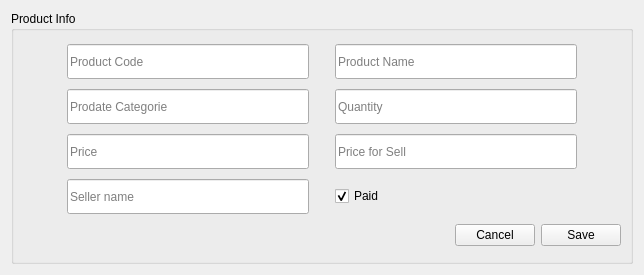
<?xml version="1.0" encoding="UTF-8"?>
<ui version="4.0">
 <class>Frame</class>
 <widget class="QFrame" name="Frame">
  <property name="geometry">
   <rect>
    <x>0</x>
    <y>0</y>
    <width>644</width>
    <height>275</height>
   </rect>
  </property>
  <property name="minimumSize">
   <size>
    <width>635</width>
    <height>275</height>
   </size>
  </property>
  <property name="maximumSize">
   <size>
    <width>650</width>
    <height>275</height>
   </size>
  </property>
  <property name="windowTitle">
   <string>Frame</string>
  </property>
  <layout class="QVBoxLayout" name="verticalLayout">
   <item>
    <widget class="QGroupBox" name="groupBox">
     <property name="title">
      <string>Product Info </string>
     </property>
     <layout class="QVBoxLayout" name="verticalLayout_3">
      <item>
       <layout class="QGridLayout" name="gridLayout">
        <property name="leftMargin">
         <number>44</number>
        </property>
        <property name="rightMargin">
         <number>44</number>
        </property>
        <property name="horizontalSpacing">
         <number>26</number>
        </property>
        <property name="verticalSpacing">
         <number>10</number>
        </property>
        <item row="1" column="0">
         <widget class="QLineEdit" name="cate">
          <property name="minimumSize">
           <size>
            <width>0</width>
            <height>35</height>
           </size>
          </property>
          <property name="placeholderText">
           <string>Prodate Categorie</string>
          </property>
         </widget>
        </item>
        <item row="0" column="1">
         <widget class="QLineEdit" name="name">
          <property name="minimumSize">
           <size>
            <width>0</width>
            <height>35</height>
           </size>
          </property>
          <property name="placeholderText">
           <string>Product Name</string>
          </property>
         </widget>
        </item>
        <item row="0" column="0">
         <widget class="QLineEdit" name="code">
          <property name="minimumSize">
           <size>
            <width>0</width>
            <height>35</height>
           </size>
          </property>
          <property name="maximumSize">
           <size>
            <width>813</width>
            <height>16777215</height>
           </size>
          </property>
          <property name="placeholderText">
           <string>Product Code</string>
          </property>
         </widget>
        </item>
        <item row="2" column="1">
         <widget class="QLineEdit" name="sell_price">
          <property name="minimumSize">
           <size>
            <width>0</width>
            <height>35</height>
           </size>
          </property>
          <property name="placeholderText">
           <string>Price for Sell</string>
          </property>
         </widget>
        </item>
        <item row="1" column="1">
         <widget class="QLineEdit" name="qt">
          <property name="minimumSize">
           <size>
            <width>0</width>
            <height>35</height>
           </size>
          </property>
          <property name="placeholderText">
           <string>Quantity</string>
          </property>
         </widget>
        </item>
        <item row="2" column="0">
         <widget class="QLineEdit" name="price">
          <property name="minimumSize">
           <size>
            <width>0</width>
            <height>35</height>
           </size>
          </property>
          <property name="placeholderText">
           <string>Price</string>
          </property>
         </widget>
        </item>
        <item row="3" column="0">
         <widget class="QLineEdit" name="buyer">
          <property name="minimumSize">
           <size>
            <width>0</width>
            <height>35</height>
           </size>
          </property>
          <property name="placeholderText">
           <string>Seller name</string>
          </property>
         </widget>
        </item>
        <item row="3" column="1">
         <widget class="QCheckBox" name="is_paid">
          <property name="text">
           <string>Paid</string>
          </property>
          <property name="checked">
           <bool>true</bool>
          </property>
         </widget>
        </item>
       </layout>
      </item>
      <item>
       <layout class="QHBoxLayout" name="horizontalLayout_3">
        <property name="spacing">
         <number>6</number>
        </property>
        <property name="sizeConstraint">
         <enum>QLayout::SetDefaultConstraint</enum>
        </property>
        <property name="topMargin">
         <number>0</number>
        </property>
        <item>
         <spacer name="horizontalSpacer">
          <property name="orientation">
           <enum>Qt::Horizontal</enum>
          </property>
          <property name="sizeHint" stdset="0">
           <size>
            <width>40</width>
            <height>20</height>
           </size>
          </property>
         </spacer>
        </item>
        <item>
         <widget class="QPushButton" name="cancel">
          <property name="text">
           <string>Cancel</string>
          </property>
         </widget>
        </item>
        <item>
         <widget class="QPushButton" name="save">
          <property name="text">
           <string>Save</string>
          </property>
         </widget>
        </item>
       </layout>
      </item>
     </layout>
    </widget>
   </item>
  </layout>
 </widget>
 <tabstops>
  <tabstop>code</tabstop>
  <tabstop>name</tabstop>
  <tabstop>cate</tabstop>
  <tabstop>qt</tabstop>
  <tabstop>price</tabstop>
  <tabstop>sell_price</tabstop>
  <tabstop>buyer</tabstop>
  <tabstop>save</tabstop>
  <tabstop>cancel</tabstop>
  <tabstop>is_paid</tabstop>
 </tabstops>
 <resources/>
 <connections/>
</ui>
